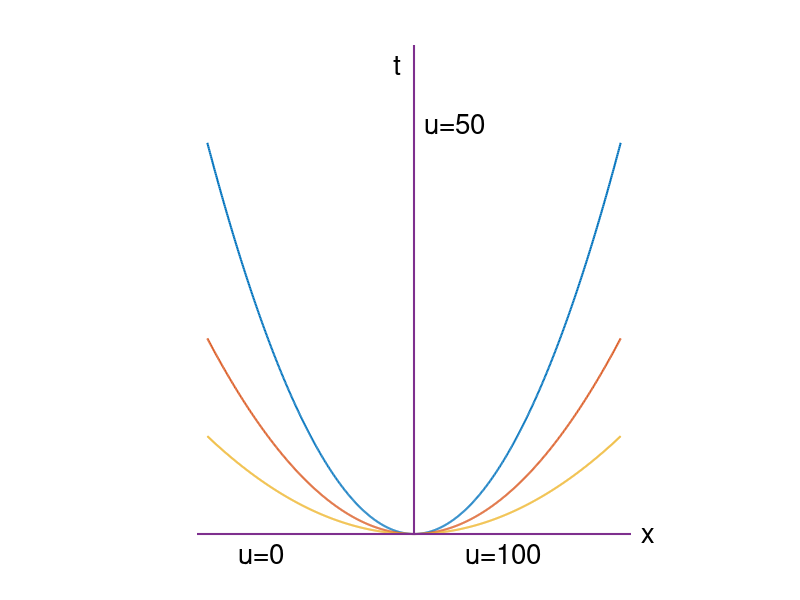

This chart was generated by the following MATLAB code:
x=(-2:1/200:2);
y=x.*x;
plot(x,y,'linewidth',1.5)
axis off
hold on

x=(-2:1/200:2);
y=0.5.*x.*x;
plot(x,y,'linewidth',1.5)

x=(-2:1/200:2);
y=0.25.*x.*x;
plot(x,y,'linewidth',1.5)

q=[0 0];
r=[0 5];
line(q,r,'linewidth',1.5)

q=[-2.1 2.1];
r=[0 0];
line(q,r,'linewidth',1.5)

text(-1.7,-0.2,'u=0','fontsize',20)

text(0.5,-0.2,'u=100','fontsize',20)
text(-0.2,4.8,'t','fontsize',20)


text(0.1,4.2,'u=50','fontsize',20)


text(2.2,0,'x','fontsize',20)

hold off
